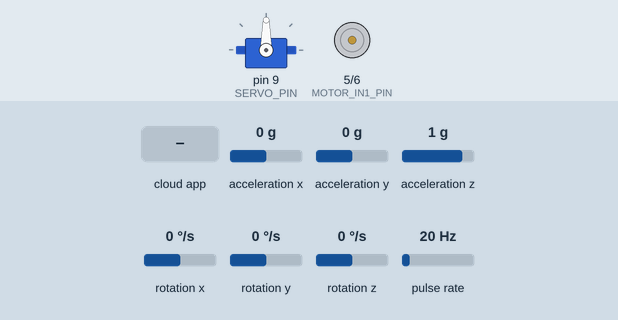
Simulated run of this sketch. Board: Arduino Uno, built with avr-gcc and run on an emulated ATmega328P. Parts: servo, motor-driver pin pairs drawn as motors (green arrow = first pin HIGH = forward, orange = second pin HIGH = backward, longer = more drive, scaled by the enable pin). Wiring (inferred from the names in the program): pulse sensor: data pin 2. Inputs (shaded band) come from the test bench; at power-on: acceleration x 0 g, acceleration y 0 g, acceleration z 1 g, rotation x 0 °/s, rotation y 0 °/s, rotation z 0 °/s, pulse rate 20 Hz. The ROS host is connected and sends only what is stated; the sensor or clock chip raises its interrupt line as the real part does.

Above: at 2.7 s.
2.8 s: the phone or cloud app sets cmd_vel to -100
At 4.0 s:
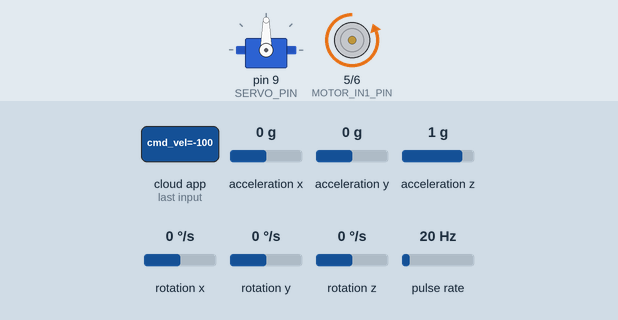
4.3 s: the phone or cloud app sets cmd_steering to -100
At 5.5 s:
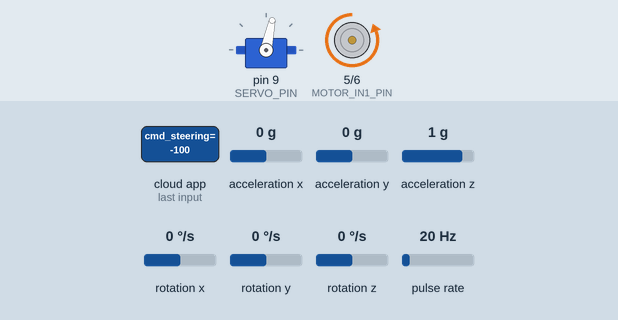
5.8 s: the phone or cloud app sets cmd_vel to 0
At 6.5 s:
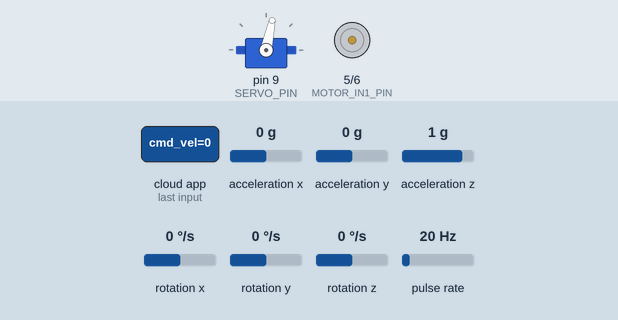
7.3 s: the phone or cloud app sets cmd_steering to 100
At 8.2 s:
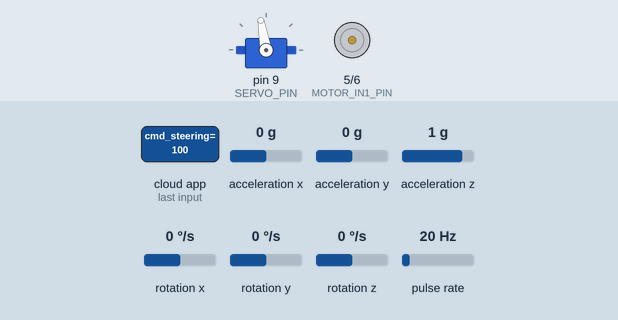
8.8 s: the phone or cloud app sets cmd_vel to 100
At 10.0 s:
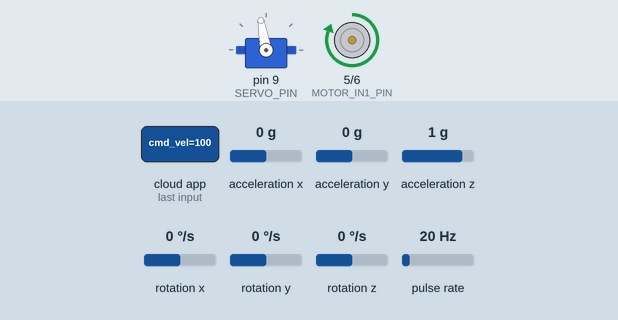
10.3 s: the phone or cloud app sets cmd_steering to 0
At 10.7 s:
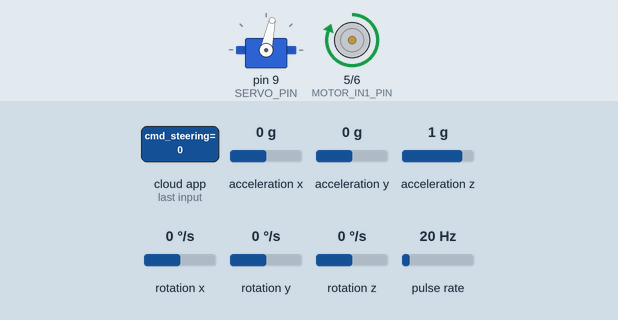
Timing chart, 0 to 12.8 s (numbered marks = the images above; inputs shaded):
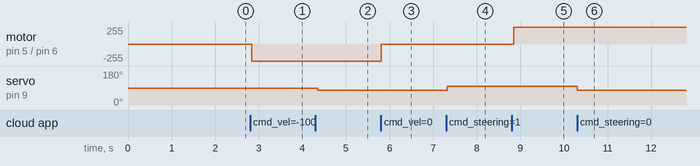

The sketch:

ROS_control_code.ino
```cpp
/*
  RC Car controller (using RosSerial).
  Arduino is considered as ROS Node { LOW level control }.
  This Node is a interface between Jetson , Motors , sensors .

  > Topic           - Msg                   - purpose

  > Subscribers :
  > /Cmd_Vel        - std_msgs/Float32   - Controlling DC Motor control For speed
  > /Cmd_Steering   - std_msgs/Float32   - Controlling The angle of servo For steering

  > Publishers :
  > /Encoder_Ticks  - std_msgs/Float32      - For encoder ticks
  > /RPM            - std_msgs/Float32      - For encoder velocity
  > /IMU            - sensor_msgs/Imu       - For orientation & gyro & accelometer

  > shows : YAW (deg) , Vel (m/s) , RPM
*/
//-------------------------------------- libraries -----------------------------------
#include <Servo.h>
#include <ros.h>
#include <std_msgs/Float32.h>
#include <sensor_msgs/Imu.h>

// I2Cdev and MPU6050 must be installed as libraries, or else the .cpp/.h files
// for both classes must be in the include path of your project
#include "I2Cdev.h"
#include "MPU6050_6Axis_MotionApps20.h"
//#include "MPU6050.h" // not necessary if using MotionApps include file >> already exist with me >_<
// Arduino Wire library is required if I2Cdev I2CDEV_ARDUINO_WIRE implementation
// is used in I2Cdev.h
#if I2CDEV_IMPLEMENTATION == I2CDEV_ARDUINO_WIRE
    #include "Wire.h"
#endif
//------------------------------------------- MPU 6050 DMP -----------------------------------------
// "OUTPUT_READABLE_YAWPITCHROLL"  yaw/ pitch/roll angles (in degrees)
// calculated from the quaternions coming from the FIFO. Note this also requires gravity vector calculations.
// Also note that yaw/pitch/roll angles suffer from gimbal lock

// "OUTPUT_READABLE_QUATERNION" if you want to see the actual
// quaternion components in a [w, x, y, z] format


// "OUTPUT_READABLE_REALACCEL" if you want to see acceleration components with gravity removed.
// This acceleration reference frame is not compensated for orientation, so +X is always +X according to the sensor,
// just without the effects of gravity.


// MPU control/status vars
bool dmpReady = false;  // set true if DMP init was successful
uint8_t mpuIntStatus;   // holds actual interrupt status byte from MPU
uint8_t devStatus;      // return status after each device operation (0 = success, !0 = error)
uint16_t packetSize;    // expected DMP packet size (default is 42 bytes)
uint16_t fifoCount;     // count of all bytes currently in FIFO
uint8_t fifoBuffer[64]; // FIFO storage buffer

// orientation/motion vars
Quaternion q;           // [w, x, y, z]         quaternion container
VectorInt16 aa;         // [x, y, z]            accel sensor measurements
VectorInt16 aaReal;     // [x, y, z]            gravity-free accel sensor measurements
VectorInt16 aaWorld;    // [x, y, z]            world-frame accel sensor measurements
VectorFloat gravity;    // [x, y, z]            gravity vector
VectorInt16 gy;         // [x, y, z]            gyro sensor measurements
float ypr[3];           // [yaw, pitch, roll]   yaw/pitch/roll container and gravity vector

// packet structure for InvenSense teapot demo
uint8_t teapotPacket[14] = { '$', 0x02, 0,0, 0,0, 0,0, 0,0, 0x00, 0x00, '\r', '\n' };
const float GYRO_LSB_PER_DEG = 65.5f ;      // LSB per °/s for ±500 °/s (from datasheet)
const float ACCEL_LSB_PER_G   = 4096.0f;    // LSB per g for ±8 g (from datasheet)
const float G_TO_MS2         = 9.80665f;    // g -> m/s^2

//-----------------------------------------------------------------------------------------

// Pins
const int IR_SENSOR_PIN = 2;  // Interrupt for encoder
const int MOTOR_ENA_PIN = 3;  // Digital pin > PWM
const int MOTOR_IN1_PIN = 5;  // Digital pin
const int MOTOR_IN2_PIN = 6;  // Digital pin
const int SERVO_PIN = 9;      // Digital pin > PWM  (send angle direct)

// Servo limits
const int SERVO_MIN = 78;
const int SERVO_CENTER = 90;
const int SERVO_MAX = 102;

// Encoder
const int SLOTS_PER_REV = 20;

// Publishing intervals
const unsigned long RPM_INTERVAL_MS = 1000;

// Objects
Servo steeringServo;
MPU6050 mpu;


// ROS Topics and Publisher
ros::NodeHandle nh;
std_msgs::Float32 ticks_msg;
ros::Publisher ticks_pub("Encoder_Ticks", &ticks_msg);
std_msgs::Float32 vel_msg;
ros::Publisher velocity_pub("Velocity", &vel_msg);
sensor_msgs::Imu imu_msg;
ros::Publisher imu_pub("Imu", &imu_msg);

volatile unsigned long pulseCount = 0;
#define M_PI 3.1416
unsigned long lastRpmTime = 0;
float currentRpm = 0;
float vel = 0;
float wheel_Dia = 0.065; // m
float wheelCircumference = M_PI*wheel_Dia;

// ISR for encoder
void countPulse() {
  pulseCount++;
}


unsigned long last_publish = 0;
const unsigned long publish_interval = 10; // 10 ms = 100 Hz


//-------------------------------------- LOW level Functions -----------------------------------
// Motor control
void setMotorSpeed(int speed) {
  speed = constrain(speed, -255, 255);
  if (speed > 0) {
    digitalWrite(MOTOR_IN1_PIN, HIGH);
    digitalWrite(MOTOR_IN2_PIN, LOW);
    analogWrite(MOTOR_ENA_PIN, speed);
  } else if (speed < 0) {
    digitalWrite(MOTOR_IN1_PIN, LOW);
    digitalWrite(MOTOR_IN2_PIN, HIGH);
    analogWrite(MOTOR_ENA_PIN, -speed);
  } else {
    digitalWrite(MOTOR_IN1_PIN, LOW);
    digitalWrite(MOTOR_IN2_PIN, LOW);
    analogWrite(MOTOR_ENA_PIN, 0);
  }
}

// Servo control
void setSteering(int angle) {
  steeringServo.write(constrain(angle, SERVO_MIN, SERVO_MAX));
}

//---------------------------------- ROS Subscribers callbacks --------------------------------------
void cmdVelCallback(const std_msgs::Float32& cmd) {
  int motor_speed = (int)(cmd.data * 255.0);
  setMotorSpeed(motor_speed);
}

void cmdSteeringCallback(const std_msgs::Float32& cmd) {
  int servo_angle = (int)(cmd.data);
  setSteering(servo_angle);
}

ros::Subscriber<std_msgs::Float32> cmd_sub("cmd_vel", &cmdVelCallback);
ros::Subscriber<std_msgs::Float32> cmd_steer_sub("cmd_steering", &cmdSteeringCallback);


// =================================================================================================
// ===============================                SETUP                       ======================
// =================================================================================================

void setup() {
  Serial.begin(57600); // Works reliably with Uno Rosserial

  // join I2C bus (I2Cdev library doesn't do this automatically)
    #if I2CDEV_IMPLEMENTATION == I2CDEV_ARDUINO_WIRE
        Wire.begin();
        //Wire.setClock(400000); // 400kHz I2C clock. Comment this line if having compilation difficulties
    #elif I2CDEV_IMPLEMENTATION == I2CDEV_BUILTIN_FASTWIRE
        Fastwire::setup(400, true);
    #endif

  // Servo
  steeringServo.attach(SERVO_PIN);
  steeringServo.write(SERVO_CENTER);   // set steering forward

  // Motor
  pinMode(MOTOR_ENA_PIN, OUTPUT);
  pinMode(MOTOR_IN1_PIN, OUTPUT);
  pinMode(MOTOR_IN2_PIN, OUTPUT);
  setMotorSpeed(0);

  // Encoder
  pinMode(IR_SENSOR_PIN, INPUT_PULLUP);
  attachInterrupt(digitalPinToInterrupt(IR_SENSOR_PIN), countPulse, RISING);

  // MPU
  mpu.initialize();

  mpu.setFullScaleGyroRange(MPU6050_GYRO_FS_500);  // ± 500 deg/sec
  mpu.setFullScaleAccelRange(MPU6050_ACCEL_FS_8);  // ± 8 g  ( since g = 9.81 )

  devStatus = mpu.dmpInitialize();
  delay(500) ;


  // supply your own gyro offsets here, scaled for min sensitivity
  mpu.setXGyroOffset(163);
  mpu.setYGyroOffset(28);
  mpu.setZGyroOffset(50);
  mpu.setZAccelOffset(1252); // 1688 factory default for my test chip

  // make sure it worked (returns 0 if so)
  if (devStatus == 0) {
      // Calibration Time: generate offsets and calibrate our MPU6050
      mpu.CalibrateAccel(6);
      mpu.CalibrateGyro(6);
      mpu.PrintActiveOffsets();
      // turn on the DMP, now that it's ready
      mpu.setDMPEnabled(true);

      dmpReady = true;
      // get expected DMP packet size for later comparison
      packetSize = mpu.dmpGetFIFOPacketSize();
  } else {
      // ERROR!
      // 1 = initial memory load failed
      // 2 = DMP configuration updates failed
      // (if it's going to break, usually the code will be 1)
      delay(1000);
  }

  // ROS
  nh.initNode();
  nh.advertise(velocity_pub);
  nh.advertise(ticks_pub);
  nh.advertise(imu_pub);
  nh.subscribe(cmd_sub);
  nh.subscribe(cmd_steer_sub);
  delay(500);
}

// =================================================================================================
// ===============================                LOOP                       ======================
// =================================================================================================

void loop() {
  nh.spinOnce();
  unsigned long now = millis();

  // if programming failed, don't try to do anything
  if (!dmpReady) return;
  // read a packet from FIFO
  if (mpu.dmpGetCurrentFIFOPacket(fifoBuffer)) {
      // Get the Latest packet
      mpu.dmpGetQuaternion(&q, fifoBuffer);
      mpu.dmpGetGyro(&gy, fifoBuffer);
      mpu.dmpGetGravity(&gravity, &q);
      mpu.dmpGetYawPitchRoll(ypr, &q, &gravity);
      mpu.dmpGetAccel(&aa, fifoBuffer);
      mpu.dmpGetLinearAccel(&aaReal, &aa, &gravity);

      // ----------------------------------- conversions and constants  --------------------------------------------
      if (now - last_publish >= publish_interval) {
          imu_pub.publish(&imu_msg);
          last_publish = now;

      // Convert gyro raw -> rad/s
      float gx_dps = (float)gy.x / GYRO_LSB_PER_DEG; // degrees/sec
      float gy_dps = (float)gy.y / GYRO_LSB_PER_DEG;
      float gz_dps = (float)gy.z / GYRO_LSB_PER_DEG;

      float gx_rad = gx_dps * DEG_TO_RAD; // rad/s
      float gy_rad = gy_dps * DEG_TO_RAD;
      float gz_rad = gz_dps * DEG_TO_RAD;

      // Convert linear accel raw (gravity-removed) -> m/s^2
      float ax_g = (float)aaReal.x / ACCEL_LSB_PER_G; // in g
      float ay_g = (float)aaReal.y / ACCEL_LSB_PER_G;
      float az_g = (float)aaReal.z / ACCEL_LSB_PER_G;

      float ax_ms2 = ax_g * G_TO_MS2;
      float ay_ms2 = ay_g * G_TO_MS2;
      float az_ms2 = az_g * G_TO_MS2;

      imu_msg.header.stamp = nh.now();
      imu_msg.header.frame_id = "imu_link";

      // Orientation (quaternion) from DMP (q.w, q.x, q.y, q.z)
      imu_msg.orientation.w = q.w;
      imu_msg.orientation.x = q.x;
      imu_msg.orientation.y = q.y;
      imu_msg.orientation.z = q.z;

      // Angular velocity (rad/s)
      imu_msg.angular_velocity.x = gx_rad;
      imu_msg.angular_velocity.y = gy_rad;
      imu_msg.angular_velocity.z = gz_rad;

      // Linear acceleration (m/s^2) - gravity removed (aaReal expected)
      imu_msg.linear_acceleration.x = ax_ms2;
      imu_msg.linear_acceleration.y = ay_ms2;
      imu_msg.linear_acceleration.z = az_ms2;

      // Covariances tuned for a 1:10 RC car (initial guesses — tune later):
      // - Orientation covariance: moderate (DMP gives good quaternions but not perfect)
      // - Angular velocity covariance: small (gyro is relatively precise after scale choice)
      // - Linear acceleration covariance: larger (accelerometer noisy and affected by vibrations)
      for (int i = 0; i < 9; i++) {
        imu_msg.orientation_covariance[i]        = 0.01;   // rad^2 (example)
        imu_msg.angular_velocity_covariance[i]   = 0.001;  // (rad/s)^2
        imu_msg.linear_acceleration_covariance[i]= 0.25;   // (m/s^2)^2
      }

      // If you prefer to mark any covariance as "unknown" use -1 in the [0] element:
      // imu_msg.orientation_covariance[0] = -1.0;

      // Publish IMU
      imu_pub.publish(&imu_msg);
  }


  // RPM calculation
  if (now - lastRpmTime >= RPM_INTERVAL_MS) {
    noInterrupts();
    unsigned long pulses = pulseCount;
    pulseCount = 0;
    interrupts();

    ticks_msg.data = pulses ;
    ticks_pub.publish(&ticks_msg);

    currentRpm = (pulses / (float)SLOTS_PER_REV) * 60.0; // RPM speed
    vel = ( currentRpm * wheelCircumference )/ 60 ;      // m/s speed
    vel_msg.data = vel ;
    velocity_pub.publish(&vel_msg);

    lastRpmTime = now;
  }

  delay(50); // ~20Hz loop
}
}
```

Measured:
- after the input at 2.8 s, motor on pin 5 (MOTOR_IN1_PIN) / pin 6 (MOTOR_IN2_PIN): stopped → backward 255/255 at once
- after the input at 4.3 s, servo on pin 9 (SERVO_PIN): 90° → 78° after 0.05 s
- after the input at 5.8 s, motor on pin 5 (MOTOR_IN1_PIN) / pin 6 (MOTOR_IN2_PIN): backward 255/255 → stopped at once
- after the input at 7.3 s, servo on pin 9 (SERVO_PIN): 78° → 100° at once
- after the input at 8.8 s, motor on pin 5 (MOTOR_IN1_PIN) / pin 6 (MOTOR_IN2_PIN): stopped → forward 255/255 at once
- after the input at 10.3 s, servo on pin 9 (SERVO_PIN): 100° → 78° at once
